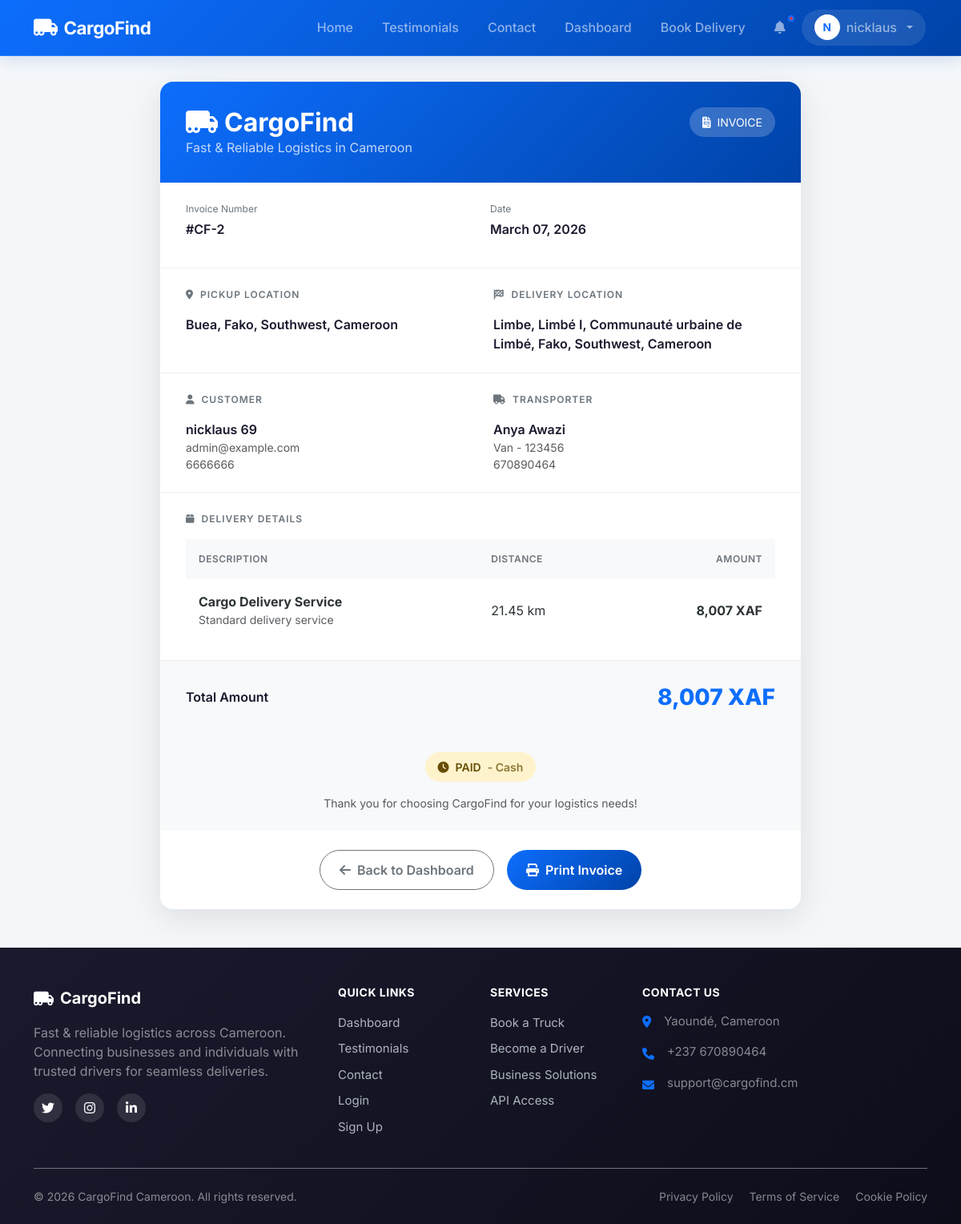
Screenshot of /customer/invoice/2 (signed in) with the database file from the repository.
### models.py (models this page shows, shortened)
class User(UserMixin, db.Model):
    id = db.Column(db.Integer, primary_key=True)
    email = db.Column(db.String(120), unique=True, nullable=False)
    phone = db.Column(db.String(20), unique=True, nullable=False)
    password_hash = db.Column(db.String(255), nullable=False)
    full_name = db.Column(db.String(100), nullable=False)
    address = db.Column(db.String(200))
    role = db.Column(db.String(20), nullable=False) # 'customer', 'driver', 'admin'
    vehicle_type = db.Column(db.String(50)) # 'car', 'van', 'truck'
    vehicle_id = db.Column(db.String(50))
    license_url = db.Column(db.String(255))
    is_verified = db.Column(db.Boolean, default=False)
    registration_otp = db.Column(db.String(6))
    is_active = db.Column(db.Boolean, default=False)
    is_approved = db.Column(db.Boolean, default=False) # Admin approval
    current_lat = db.Column(db.Float)
    current_lng = db.Column(db.Float)
    deliveries_as_customer = db.relationship('Delivery', backref='customer', foreign_keys='Delivery.customer_id')
    deliveries_as_driver = db.relationship('Delivery', backref='driver', foreign_keys='Delivery.driver_id')
    notifications = db.relationship('Notification', backref='user', lazy=True)
    wallet = db.relationship('Wallet', backref='user', uselist=False)

class Delivery(db.Model):
    id = db.Column(db.Integer, primary_key=True)
    customer_id = db.Column(db.Integer, db.ForeignKey('user.id'), nullable=False)
    driver_id = db.Column(db.Integer, db.ForeignKey('user.id'))
    pickup_location = db.Column(db.String(200), nullable=False)
    pickup_lat = db.Column(db.Float)
    pickup_lng = db.Column(db.Float)
    dropoff_location = db.Column(db.String(200), nullable=False)
    dropoff_lat = db.Column(db.Float)
    dropoff_lng = db.Column(db.Float)
    goods_description = db.Column(db.Text, nullable=False)
    pickup_time = db.Column(db.DateTime, default=datetime.utcnow)
    dropoff_time = db.Column(db.DateTime)
    special_instructions = db.Column(db.Text)
    weight = db.Column(db.Float)
    vehicle_type = db.Column(db.String(50)) # Type of vehicle required
    distance_km = db.Column(db.Float)
    estimated_time = db.Column(db.String(50))
    total_cost = db.Column(db.Float)
    status = db.Column(db.String(50), default='Pending')
    created_at = db.Column(db.DateTime, default=datetime.utcnow)
    payment_status = db.Column(db.String(20), default='Unpaid') # Unpaid, Paid
    payment_method = db.Column(db.String(50)) # MoMo, Orange, Cash
    pickup_otp = db.Column(db.String(6))
    delivery_otp = db.Column(db.String(6))
    rating = db.Column(db.Integer)
    feedback = db.Column(db.Text)

### app.py (the view)
@app.route('/customer/invoice/<int:delivery_id>')
@login_required
def view_invoice(delivery_id):
    delivery = Delivery.query.get_or_404(delivery_id)
    if delivery.customer_id != current_user.id:
        return redirect(url_for('index'))
    return render_template('customer/invoice.html', delivery=delivery)

### templates/customer/invoice.html (shortened to what this page needs)
{% extends "base.html" %}
{% block content %}
<div class="invoice-container">
    <div class="invoice-card">
        <div class="invoice-header">
            <div class="d-flex justify-content-between align-items-start flex-wrap gap-3">
                <div>
                    <h2><i class="fas fa-truck-moving me-2"></i>CargoFind</h2>
                    <p class="mb-0 opacity-75">Fast & Reliable Logistics in Cameroon</p>
                </div>
                <div class="invoice-badge">
                    <i class="fas fa-file-invoice me-1"></i> INVOICE
                </div>
            </div>
        </div>
        <div class="invoice-section">
            <div class="row">
                <div class="col-6">
                    <div class="info-item">
                        <div class="info-label">Invoice Number</div>
                        <div class="info-value">#CF-{{ delivery.id }}</div>
                    </div>
                </div>
                <div class="col-6">
                    <div class="info-item">
                        <div class="info-label">Date</div>
                        <div class="info-value">{{ delivery.created_at.strftime('%B %d, %Y') }}</div>
                    </div>
                </div>
            </div>
        </div>
        <div class="invoice-section">
            <div class="info-grid">
                <div>
                    <div class="section-title">
                        <i class="fas fa-map-marker-alt me-1"></i> Pickup Location
                    </div>
                    <div class="info-value">{{ delivery.pickup_location }}</div>
                </div>
                <div>
                    <div class="section-title">
                        <i class="fas fa-flag-checkered me-1"></i> Delivery Location
                    </div>
                    <div class="info-value">{{ delivery.dropoff_location }}</div>
                </div>
            </div>
        </div>
        <div class="invoice-section">
            <div class="info-grid">
                <div>
                    <div class="section-title">
                        <i class="fas fa-user me-1"></i> Customer
                    </div>
                    <div class="info-value">{{ delivery.customer.full_name }}</div>
                    <div class="text-muted small">{{ delivery.customer.email }}</div>
                    <div class="text-muted small">{{ delivery.customer.phone }}</div>
                </div>
                <div>
                    <div class="section-title">
                        <i class="fas fa-truck me-1"></i> Transporter
                    </div>
                    <div class="info-value">{{ delivery.driver.full_name }}</div>
                    <div class="text-muted small">{{ delivery.driver.vehicle_type | capitalize }} - {{ delivery.driver.vehicle_id }}</div>
                    <div class="text-muted small">{{ delivery.driver.phone }}</div>
                </div>
            </div>
        </div>
        <div class="invoice-section">
            <div class="section-title">
                <i class="fas fa-box me-1"></i> Delivery Details
            </div>
            <table class="cargo-table">
                <thead>
                    <tr>
                        <th>Description</th>
                        <th>Distance</th>
                        <th>Amount</th>
                    </tr>
                </thead>
                <tbody>
                    <tr>
                        <td>
                            <strong>Cargo Delivery Service</strong>
                            <div class="text-muted small">Standard delivery service</div>
                        </td>
                        <td>{{ delivery.distance_km }} km</td>
                        <td><strong>{{ "{:,}".format(delivery.total_cost|int) }} XAF</strong></td>
                    </tr>
                </tbody>
            </table>
        </div>
        <div class="total-section">
            <span class="total-label">Total Amount</span>
            <span class="total-amount">{{ "{:,}".format(delivery.total_cost|int) }} XAF</span>
        </div>
        <div class="footer-section">
            <span class="payment-status {% if delivery.payment_status == 'paid' %}paid{% else %}pending{% endif %}">
                <i class="fas {% if delivery.payment_status == 'paid' %}fa-check-circle{% else %}fa-clock{% endif %}"></i>
                {{ delivery.payment_status|upper }}
                {% if delivery.payment_method %}
                    <span class="opacity-75">- {{ delivery.payment_method }}</span>
                {% endif %}
            </span>
            <p class="text-muted small mt-3 mb-0">Thank you for choosing CargoFind for your logistics needs!</p>
        </div>
        <div class="action-buttons no-print">
            <a href="{{ url_for('customer_dashboard') }}" class="btn btn-outline-secondary btn-invoice">
                <i class="fas fa-arrow-left"></i> Back to Dashboard
            </a>
            <button onclick="window.print()" class="btn btn-primary btn-invoice">
                <i class="fas fa-print"></i> Print Invoice
            </button>
        </div>
    </div>
</div>
{% endblock %}

### templates/base.html (shortened to what this page needs)
<!DOCTYPE html>
<html lang="en">
<head>
    <link href="https://cdn.jsdelivr.net/npm/bootstrap@5.3.0/dist/css/bootstrap.min.css" rel="stylesheet">
    <link rel="stylesheet" href="https://cdnjs.cloudflare.com/ajax/libs/font-awesome/6.0.0/css/all.min.css">
    <link rel="stylesheet" href="https://unpkg.com/leaflet@1.9.4/dist/leaflet.css" />
    <link rel="stylesheet" href="{{ url_for('static', filename='css/style.css') }}">
</head>
<body class="animate-fade-in">
    <nav class="navbar navbar-expand-lg navbar-dark sticky-top">
        <div class="container">
            <a class="navbar-brand" href="{{ url_for('index') }}">
                <i class="fas fa-truck-moving"></i>
                <span>CargoFind</span>
            </a>
            <div class="collapse navbar-collapse" id="navbarNav">
                <ul class="navbar-nav ms-auto align-items-lg-center">
                    <li class="nav-item">
                        <a class="nav-link" href="{{ url_for('index') }}">
                             Home
                        </a>
                    </li>
                    <li class="nav-item">
                        <a class="nav-link" href="{{ url_for('testimonials') }}">
                             Testimonials
                        </a>
                    </li>
                    <li class="nav-item">
                        <a class="nav-link" href="{{ url_for('contact') }}">
                             Contact
                        </a>
                    </li>
                    {% if current_user.is_authenticated %}
                        {% if current_user.role == 'customer' %}
                            <li class="nav-item">
                                <a class="nav-link" href="{{ url_for('customer_dashboard') }}">
                                     Dashboard
                                </a>
                            </li>
                            <li class="nav-item">
                                <a class="nav-link" href="{{ url_for('book_delivery') }}">
                                     Book Delivery
                                </a>
                            </li>
                        {% elif current_user.role == 'driver' %}
                            <li class="nav-item">
                                <a class="nav-link" href="{{ url_for('driver_dashboard') }}">
                                    <i class="fas fa-tachometer-alt me-1 d-lg-none"></i> Driver Panel
                                </a>
                            </li>
                        {% endif %}
                        <li class="nav-item">
                            <a class="nav-link notification-badge" href="{{ url_for('notifications') }}">
                                <i class="fas fa-bell"></i>
                            </a>
                        </li>
                        <li class="nav-item dropdown">
                            <a class="nav-link nav-user dropdown-toggle" href="#" role="button" data-bs-toggle="dropdown">
                                <div class="nav-user-avatar">
                                    {{ current_user.full_name[0]|upper }}
                                </div>
                                <span class="d-none d-md-inline">{{ current_user.full_name.split()[0] }}</span>
                            </a>
                        </li>
                    {% endif %}
                </ul>
            </div>
        </div>
    </nav>
    <div class="container mt-4">
        {% block content %}{% endblock %}
    </div>
    <footer class="footer bg-dark text-white pt-5 pb-4 mt-5">
        <div class="container">
            <div class="d-none d-md-block">
                <div class="row">
                    <div class="col-lg-4 col-md-6 mb-4 mb-lg-0">
                        <a href="{{ url_for('index') }}" class="footer-brand d-flex align-items-center text-white text-decoration-none mb-3">
                            <i class="fas fa-truck-moving fa-lg me-2"></i>
                            <span class="fw-bold fs-5">CargoFind</span>
                        </a>
                        <p class="text-white-50 mb-3">Fast & reliable logistics across Cameroon. Connecting businesses and individuals with trusted drivers for seamless deliveries.</p>
                        <div class="d-flex gap-3">
                            <a href="#" class="social-link"><i class="fab fa-twitter"></i></a>
                            <a href="#" class="social-link"><i class="fab fa-instagram"></i></a>
                            <a href="#" class="social-link"><i class="fab fa-linkedin-in"></i></a>
                        </div>
                    </div>
                    <div class="col-lg-2 col-md-6 mb-4 mb-lg-0">
                        <h6 class="footer-heading text-uppercase fw-bold mb-3">Quick Links</h6>
                        <ul class="list-unstyled footer-links">
                            {% if not current_user.is_authenticated %}
                            <li><a href="{{ url_for('index') }}" class="footer-link">Home</a></li>
                            {% else %}
                            <li><a href="{% if current_user.role == 'admin' %}{{ url_for('admin_dashboard') }}{% elif current_user.role == 'driver' %}{{ url_for('driver_dashboard') }}{% else %}{{ url_for('customer_dashboard') }}{% endif %}" class="footer-link">Dashboard</a></li>
                            {% endif %}
                            <li><a href="{{ url_for('testimonials') }}" class="footer-link">Testimonials</a></li>
                            <li><a href="{{ url_for('contact') }}" class="footer-link">Contact</a></li>
                            <li><a href="{{ url_for('login') }}" class="footer-link">Login</a></li>
                            <li><a href="{{ url_for('register') }}" class="footer-link">Sign Up</a></li>
                        </ul>
                    </div>
                    <div class="col-lg-2 col-md-6 mb-4 mb-lg-0">
                        <h6 class="footer-heading text-uppercase fw-bold mb-3">Services</h6>
                        <ul class="list-unstyled footer-links">
                            <li><a href="{{ url_for('register') }}" class="footer-link">Book a Truck</a></li>
                            <li><a href="{{ url_for('register') }}" class="footer-link">Become a Driver</a></li>
                            <li><a href="{{ url_for('contact') }}" class="footer-link">Business Solutions</a></li>
                            <li><a href="{{ url_for('contact') }}" class="footer-link">API Access</a></li>
                        </ul>
                    </div>
                    <div class="col-lg-4 col-md-6">
                        <h6 class="footer-heading text-uppercase fw-bold mb-3">Contact Us</h6>
                        <ul class="list-unstyled footer-contact">
                            <li class="mb-3 d-flex align-items-start">
                                <i class="fas fa-map-marker-alt mt-1 me-3 text-primary"></i>
                                <span class="text-white-50">Yaoundé, Cameroon</span>
                            </li>
                            <li class="mb-3 d-flex align-items-center">
                                <i class="fas fa-phone mt-1 me-3 text-primary"></i>
                                <span class="text-white-50">+237 670890464</span>
                            </li>
                            <li class="mb-3 d-flex align-items-center">
                                <i class="fas fa-envelope mt-1 me-3 text-primary"></i>
                                <span class="text-white-50">support@cargofind.cm</span>
                            </li>
                        </ul>
                    </div>
                </div>
                <div class="footer-bottom border-top border-secondary mt-4 pt-4 d-flex flex-column flex-md-row justify-content-between align-items-center">
                    <p class="mb-2 mb-md-0 text-white-50">&copy; 2026 CargoFind Cameroon. All rights reserved.</p>
                    <div class="footer-bottom-links">
                        <a href="{{ url_for('privacy') }}" class="text-white-50 text-decoration-none me-3">Privacy Policy</a>
                        <a href="{{ url_for('terms') }}" class="text-white-50 text-decoration-none me-3">Terms of Service</a>
                        <a href="#" class="text-white-50 text-decoration-none">Cookie Policy</a>
                    </div>
                </div>
            </div>
        </div>
    </footer>
</body>
</html>

### rows the page displays
User: full_name "N", full_name "nicklaus", customer.full_name "nicklaus 69", customer.email "admin@example.com", customer.phone "6666666"
Delivery: id "2", created_at "March 07, 2026", pickup_location "Buea, Fako, Southwest, Cameroon", dropoff_location "Limbe, Limbé I, Communauté urbaine de Limbé, Fako, Southwest, Cameroon", distance_km "21.45", total_cost "8,007", payment_status "PAID", payment_method "Cash"
User: driver.full_name "Anya Awazi", driver.vehicle_type "Van", driver.vehicle_id "123456", driver.phone "670890464"
